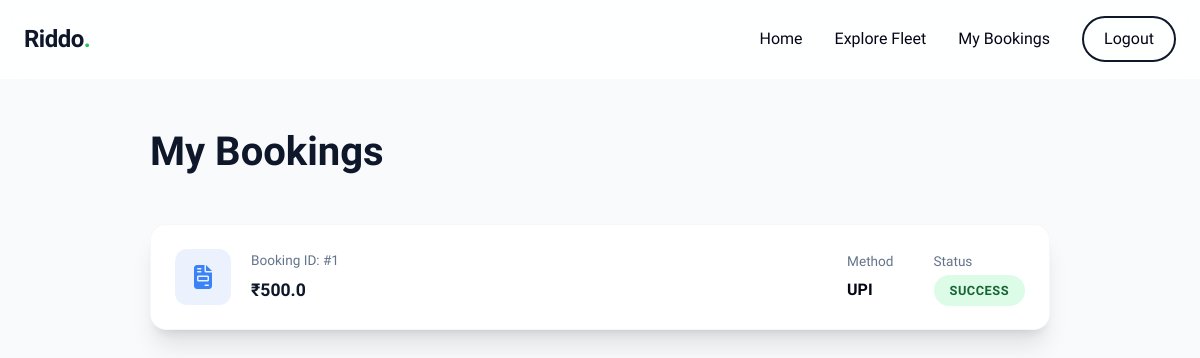
/my-bookings (signed in), run on an earlier commit of the app's database.
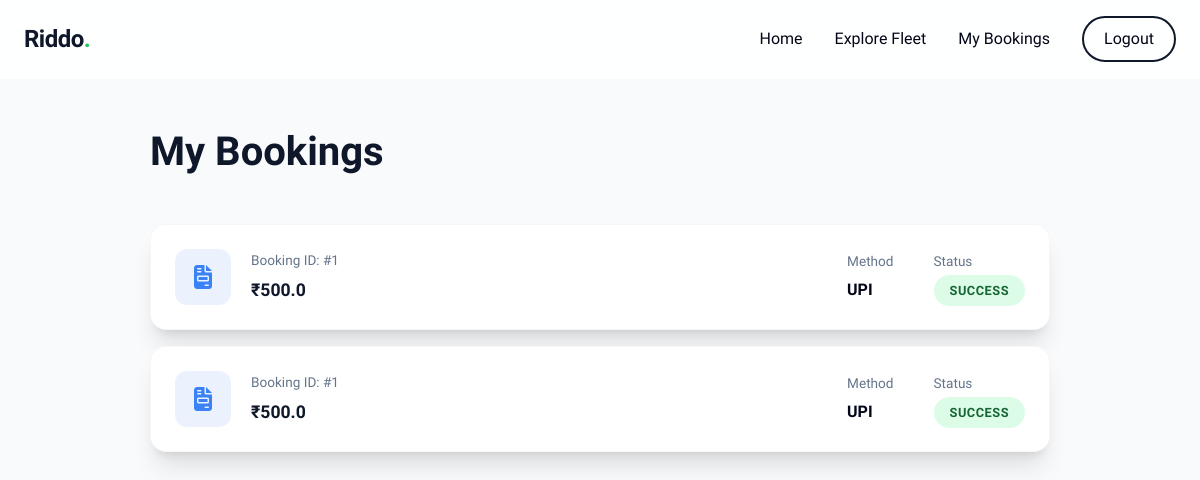
And on a later commit of the database.
### models.py (models this page shows)
class Booking(db.Model):
    id = db.Column(db.Integer, primary_key=True)
    user_id = db.Column(db.Integer, nullable=False)
    bike_id = db.Column(db.Integer, nullable=False)
    start_date = db.Column(db.DateTime, nullable=True)
    end_date = db.Column(db.DateTime, nullable=True)
    total_price = db.Column(db.Float, nullable=False)
    payment_method = db.Column(db.String(50), nullable=False)
    payment_status = db.Column(db.String(20), default="SUCCESS")
    created_at = db.Column(db.DateTime, default=datetime.utcnow)

### rental_bp.py (the view)
@rental_bp.route("/my-bookings")
def my_bookings():
    if not session.get("user_id"):
        return redirect(url_for("auth.login"))
    bookings = Booking.query.filter_by(user_id=session["user_id"]).all()
    return render_template("my_bookings.html", bookings=bookings)

### rental_bp.py (called while the page is built, shortened)
@rental_bp.app_context_processor
def inject_offer():
    offer = "New Users get 20% off!"
    return {"offer": offer}

### templates/my_bookings.html (shortened to what this page needs)
{% extends "base.html" %}
{% block content %}
<div class="container section-padding" style="padding-top: 120px; max-width: 900px;">
    <h2 class="section-title" style="margin-bottom: 40px;">My Bookings</h2>
    {% if bookings %}
        <div style="display: flex; flex-direction: column; gap: 16px;">
            {% for b in bookings %}
            <div class="glass-card" style="padding: 24px; display: flex; justify-content: space-between; align-items: center; flex-wrap: wrap; gap: 20px;">
                <div style="display: flex; align-items: center; gap: 20px;">
                    <div style="width: 56px; height: 56px; background: rgba(59, 130, 246, 0.1); color: #3b82f6; border-radius: 12px; display: flex; align-items: center; justify-content: center; font-size: 1.5rem;">
                        <i class="fa-solid fa-file-invoice"></i>
                    </div>
                    <div>
                        <p style="font-size: 0.85rem; color: var(--text-muted); margin-bottom: 4px;">Booking ID: #{{ b.bike_id }}</p>
                        <h4 style="font-size: 1.1rem; color: var(--primary);">₹{{ b.total_price }}</h4>
                    </div>
                </div>
                <div style="display: flex; gap: 40px; align-items: center;">
                    <div>
                        <p style="font-size: 0.85rem; color: var(--text-muted); margin-bottom: 4px;">Method</p>
                        <p style="font-weight: 600;">{{ b.payment_method }}</p>
                    </div>
                    <div>
                        <p style="font-size: 0.85rem; color: var(--text-muted); margin-bottom: 4px;">Status</p>
                        <span class="badge badge-available" style="padding: 8px 16px;">{{ b.payment_status }}</span>
                    </div>
                </div>
            </div>
            {% endfor %}
        </div>
    {% endif %}
</div>
{% endblock %}

What changed in the data, as far as the page shows it:
added Booking: bike_id "1", total_price "500.0", payment_method "UPI", payment_status "SUCCESS"
